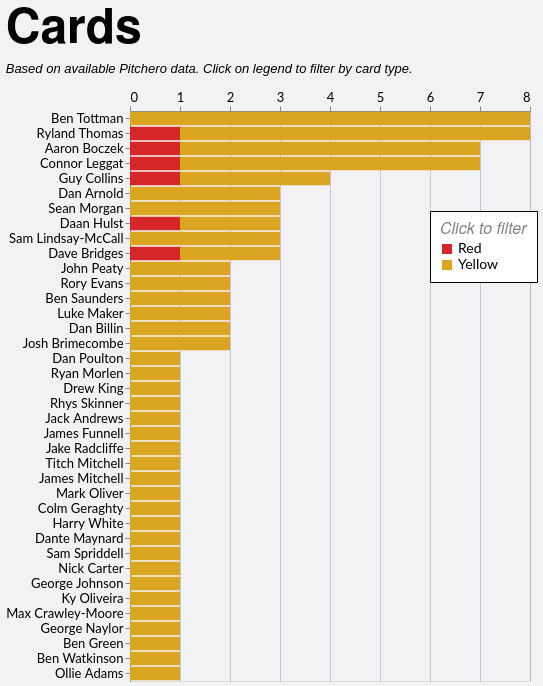

Write a Vega-Lite specification for this figure.
### Vega-Lite specification from a JSON file in a GitHub repository (floating-point values rounded to 4 significant figures)
{"config": {"axis": {"labelFont": "Lato, sans-serif", "titleFont": "PT Sans Narrow, Helvetica Neue, Helvetica, Arial, sans-serif", "labelFontSize": 13, "titleFontSize": 24, "gridColor": "#202947", "gridOpacity": 0.2}, "header": {"labelFont": "PT Sans Narrow, Helvetica Neue, Helvetica, Arial, sans-serif", "titleFont": "PT Sans Narrow, Helvetica Neue, Helvetica, Arial, sans-serif", "labelFontSize": 24, "titleFontSize": 28, "labelFontWeight": "bold", "orient": "left"}, "legend": {"labelFont": "Lato, sans-serif", "titleFont": "PT Sans Narrow, Helvetica Neue, Helvetica, Arial, sans-serif", "labelFontSize": 14, "titleFontSize": 16, "titlePadding": 5, "fillColor": "white", "strokeColor": "black", "padding": 10, "titleFontWeight": "lighter", "titleFontStyle": "italic", "titleColor": "gray", "offset": 10}, "title": {"font": "PT Sans Narrow, Helvetica Neue, Helvetica, Arial, sans-serif", "fontSize": 48, "fontWeight": "bold", "anchor": "start", "align": "center", "titlePadding": 20, "subtitlePadding": 10, "subtitleFontSize": 13, "subtitleColor": "", "subtitleFontStyle": "italic", "offset": 15, "color": "black"}, "axisX": {"labelAngle": 0}, "facet": {"title": null, "header": null, "align": {"row": "each", "column": "each"}}, "resolve": {"scale": {"y": "independent", "facet": "independent"}}, "background": "#f2f1f4"}, "data": {"name": "data-bb77088966d90c09f8d764710c63940e"}, "mark": {"type": "bar"}, "encoding": {"color": {"field": "event", "legend": {"legendX": 300, "legendY": 100, "orient": "none", "title": "Click to filter"}, "scale": {"domain": ["Red", "Yellow"], "range": ["#d62728", "goldenrod"]}, "type": "nominal"}, "tooltip": [{"field": "player", "title": "Player", "type": "nominal"}, {"field": "event", "title": "Card Type", "type": "nominal"}, {"aggregate": "sum", "field": "count", "title": "Cards", "type": "quantitative"}, {"aggregate": "sum", "field": "A", "title": "Games", "type": "quantitative"}], "x": {"aggregate": "sum", "axis": {"format": "d", "orient": "top", "title": null}, "field": "count", "type": "quantitative"}, "y": {"field": "player", "sort": "-x", "title": null, "type": "nominal"}}, "height": {"step": 15}, "title": {"text": "Cards", "subtitle": "Based on available Pitchero data. Click on legend to filter by card type."}, "width": 400, "$schema": "https://vega.github.io/schema/vega-lite/v5.20.1.json", "datasets": {"data-bb77088966d90c09f8d764710c63940e": [{"player": "Dan Poulton", "season": "2022/23", "squad": "1st", "player_join": "D Poulton", "A": 17, "event": "Yellow", "count": 1}, {"player": "Ryan Morlen", "season": "2024/25", "squad": "2nd", "player_join": "R Morlen", "A": 6, "event": "Yellow", "count": 1}, {"player": "Drew King", "season": "2019/20", "squad": "1st", "player_join": "D King", "A": 7, "event": "Yellow", "count": 1}, {"player": "Dan Arnold", "season": "2019/20", "squad": "1st", "player_join": "D Arnold", "A": 12, "event": "Yellow", "count": 2}, {"player": "Rhys Skinner", "season": "2024/25", "squad": "1st", "player_join": "R Skinner", "A": 4, "event": "Yellow", "count": 1}, {"player": "Dan Arnold", "season": "2017/18", "squad": "1st", "player_join": "D Arnold", "A": 15, "event": "Yellow", "count": 1}, {"player": "Sean Morgan", "season": "2023/24", "squad": "1st", "player_join": "S Morgan", "A": 2, "event": "Yellow", "count": 1}, {"player": "Sean Morgan", "season": "2022/23", "squad": "1st", "player_join": "S Morgan", "A": 8, "event": "Yellow", "count": 1}, {"player": "Sean Morgan", "season": "2021/22", "squad": "1st", "player_join": "S Morgan", "A": 10, "event": "Yellow", "count": 1}, {"player": "Jack Andrews", "season": "2023/24", "squad": "2nd", "player_join": "J Andrews", "A": 8, "event": "Yellow", "count": 1}, {"player": "Daan Hulst", "season": "2024/25", "squad": "2nd", "player_join": "D Hulst", "A": 4, "event": "Yellow", "count": 1}, {"player": "Daan Hulst", "season": "2023/24", "squad": "2nd", "player_join": "D Hulst", "A": 7, "event": "Yellow", "count": 1}, {"player": "Daan Hulst", "season": "2018/19", "squad": "1st", "player_join": "D Hulst", "A": 10, "event": "Red", "count": 1}, {"player": "James Funnell", "season": "2021/22", "squad": "1st", "player_join": "J Funnell", "A": 12, "event": "Yellow", "count": 1}, {"player": "Jake Radcliffe", "season": "2023/24", "squad": "1st", "player_join": "J Radcliffe", "A": 18, "event": "Yellow", "count": 1}, {"player": "John Peaty", "season": "2025/26", "squad": "1st", "player_join": "J Peaty", "A": 4, "event": "Yellow", "count": 1}, {"player": "Titch Mitchell", "season": "2022/23", "squad": "1st", "player_join": "T Mitchell", "A": 2, "event": "Yellow", "count": 1}, {"player": "James Mitchell", "season": "2022/23", "squad": "1st", "player_join": "T Mitchell", "A": 2, "event": "Yellow", "count": 1}, {"player": "John Peaty", "season": "2023/24", "squad": "1st", "player_join": "J Peaty", "A": 13, "event": "Yellow", "count": 1}, {"player": "Rory Evans", "season": "2023/24", "squad": "2nd", "player_join": "R Evans", "A": 10, "event": "Yellow", "count": 1}, {"player": "Aaron Boczek", "season": "2024/25", "squad": "2nd", "player_join": "A Boczek", "A": 3, "event": "Yellow", "count": 2}, {"player": "Rory Evans", "season": "2021/22", "squad": "2nd", "player_join": "R Evans", "A": 15, "event": "Yellow", "count": 1}, {"player": "Aaron Boczek", "season": "2025/26", "squad": "1st", "player_join": "A Boczek", "A": 5, "event": "Yellow", "count": 1}, {"player": "Aaron Boczek", "season": "2024/25", "squad": "1st", "player_join": "A Boczek", "A": 4, "event": "Yellow", "count": 1}, {"player": "Aaron Boczek", "season": "2024/25", "squad": "1st", "player_join": "A Boczek", "A": 4, "event": "Red", "count": 1}, {"player": "Aaron Boczek", "season": "2023/24", "squad": "1st", "player_join": "A Boczek", "A": 21, "event": "Yellow", "count": 2}, {"player": "Guy Collins", "season": "2024/25", "squad": "1st", "player_join": "G Collins", "A": 20, "event": "Yellow", "count": 2}, {"player": "Mark Oliver", "season": "2023/24", "squad": "1st", "player_join": "M Oliver", "A": 5, "event": "Yellow", "count": 1}, {"player": "Colm Geraghty", "season": "2023/24", "squad": "1st", "player_join": "C Geraghty", "A": 7, "event": "Yellow", "count": 1}, {"player": "Harry White", "season": "2023/24", "squad": "1st", "player_join": "H White", "A": 7, "event": "Yellow", "count": 1}, {"player": "Dante Maynard", "season": "2024/25", "squad": "1st", "player_join": "D Maynard", "A": 1, "event": "Yellow", "count": 1}, {"player": "Guy Collins", "season": "2024/25", "squad": "1st", "player_join": "G Collins", "A": 20, "event": "Red", "count": 1}, {"player": "Guy Collins", "season": "2022/23", "squad": "1st", "player_join": "G Collins", "A": 17, "event": "Yellow", "count": 1}, {"player": "Ben Saunders", "season": "2022/23", "squad": "1st", "player_join": "B Saunders", "A": 7, "event": "Yellow", "count": 1}, {"player": "Luke Maker", "season": "2024/25", "squad": "1st", "player_join": "L Maker", "A": 14, "event": "Yellow", "count": 1}, {"player": "Ben Saunders", "season": "2019/20", "squad": "1st", "player_join": "B Saunders", "A": 6, "event": "Yellow", "count": 1}, {"player": "Luke Maker", "season": "2023/24", "squad": "1st", "player_join": "L Maker", "A": 13, "event": "Yellow", "count": 1}, {"player": "Sam Spriddell", "season": "2023/24", "squad": "1st", "player_join": "S Spriddell", "A": 11, "event": "Yellow", "count": 1}, {"player": "Dan Billin", "season": "2023/24", "squad": "1st", "player_join": "D Billin", "A": 20, "event": "Yellow", "count": 2}, {"player": "Nick Carter", "season": "2021/22", "squad": "1st", "player_join": "N Carter", "A": 4, "event": "Yellow", "count": 1}, {"player": "Josh Brimecombe", "season": "2021/22", "squad": "2nd", "player_join": "J Brimecombe", "A": 6, "event": "Yellow", "count": 1}, {"player": "Sam Lindsay-McCall", "season": "2023/24", "squad": "1st", "player_join": "S Lindsay", "A": 22, "event": "Yellow", "count": 1}, {"player": "George Johnson", "season": "2022/23", "squad": "1st", "player_join": "G Johnson", "A": 17, "event": "Yellow", "count": 1}, {"player": "Ky Oliveira", "season": "2022/23", "squad": "2nd", "player_join": "K Oliveira", "A": 2, "event": "Yellow", "count": 1}, {"player": "Josh Brimecombe", "season": "2024/25", "squad": "1st", "player_join": "J Brimecombe", "A": 19, "event": "Yellow", "count": 1}, {"player": "Sam Lindsay-McCall", "season": "2021/22", "squad": "1st", "player_join": "S Lindsay", "A": 13, "event": "Yellow", "count": 2}, {"player": "Ben Tottman", "season": "2024/25", "squad": "1st", "player_join": "B Tottman", "A": 19, "event": "Yellow", "count": 3}, {"player": "Max Crawley-Moore", "season": "2023/24", "squad": "1st", "player_join": "M Crawley-Moore", "A": 16, "event": "Yellow", "count": 1}, {"player": "George Naylor", "season": "2024/25", "squad": "2nd", "player_join": "G Naylor", "A": 10, "event": "Yellow", "count": 1}, {"player": "Ben Tottman", "season": "2023/24", "squad": "1st", "player_join": "B Tottman", "A": 25, "event": "Yellow", "count": 2}, {"player": "Ben Tottman", "season": "2022/23", "squad": "1st", "player_join": "B Tottman", "A": 19, "event": "Yellow", "count": 2}, {"player": "Ben Tottman", "season": "2019/20", "squad": "1st", "player_join": "B Tottman", "A": 12, "event": "Yellow", "count": 1}, {"player": "Ben Green", "season": "2024/25", "squad": "2nd", "player_join": "B Green", "A": 13, "event": "Yellow", "count": 1}, {"player": "Dave Bridges", "season": "2023/24", "squad": "1st", "player_join": "D Bridges", "A": 17, "event": "Yellow", "count": 1}, {"player": "Dave Bridges", "season": "2022/23", "squad": "1st", "player_join": "D Bridges", "A": 15, "event": "Yellow", "count": 1}, {"player": "Dave Bridges", "season": "2023/24", "squad": "1st", "player_join": "D Bridges", "A": 17, "event": "Red", "count": 1}, {"player": "Ben Watkinson", "season": "2023/24", "squad": "2nd", "player_join": "B Watkinson", "A": 11, "event": "Yellow", "count": 1}, {"player": "Ollie Adams", "season": "2023/24", "squad": "2nd", "player_join": "O Adams", "A": 1, "event": "Yellow", "count": 1}, {"player": "Connor Leggat", "season": "2024/25", "squad": "1st", "player_join": "C Leggat", "A": 11, "event": "Yellow", "count": 3}, {"player": "Ryland Thomas", "season": "2022/23", "squad": "2nd", "player_join": "R Thomas", "A": 4, "event": "Yellow", "count": 1}, {"player": "Connor Leggat", "season": "2022/23", "squad": "1st", "player_join": "C Leggat", "A": 9, "event": "Yellow", "count": 1}, {"player": "Ryland Thomas", "season": "2024/25", "squad": "1st", "player_join": "R Thomas", "A": 18, "event": "Yellow", "count": 1}, {"player": "Connor Leggat", "season": "2019/20", "squad": "1st", "player_join": "C Leggat", "A": 11, "event": "Yellow", "count": 1}, {"player": "Ryland Thomas", "season": "2024/25", "squad": "1st", "player_join": "R Thomas", "A": 18, "event": "Red", "count": 1}, {"player": "Connor Leggat", "season": "2018/19", "squad": "1st", "player_join": "C Leggat", "A": 13, "event": "Yellow", "count": 1}, {"player": "Ryland Thomas", "season": "2023/24", "squad": "1st", "player_join": "R Thomas", "A": 25, "event": "Yellow", "count": 3}, {"player": "Connor Leggat", "season": "2022/23", "squad": "1st", "player_join": "C Leggat", "A": 9, "event": "Red", "count": 1}, {"player": "Ryland Thomas", "season": "2022/23", "squad": "1st", "player_join": "R Thomas", "A": 8, "event": "Yellow", "count": 2}]}}
